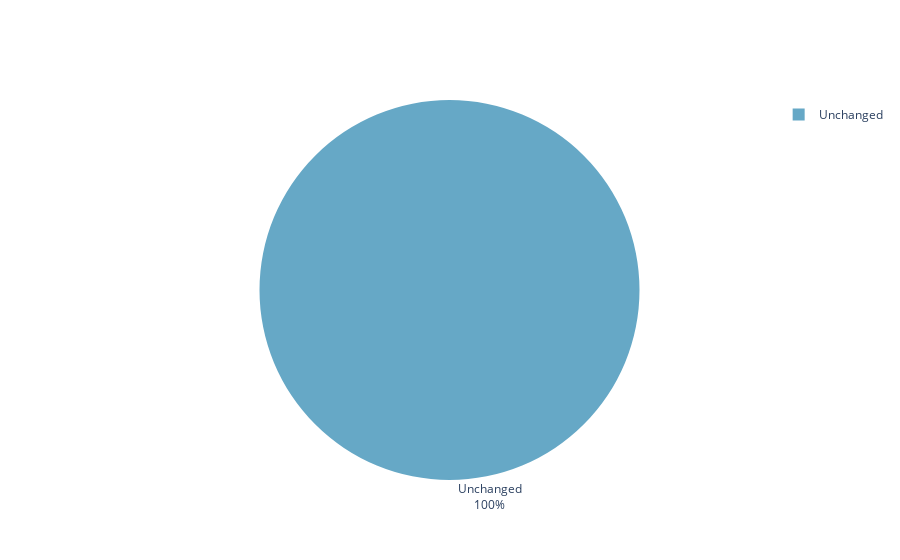
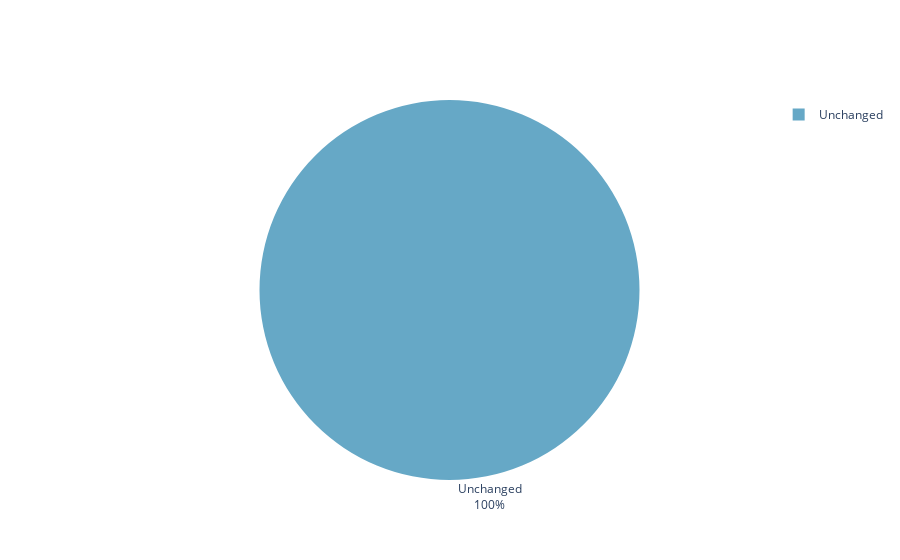

The cell these charts' notebook holds for them, in order:
### Code cell
# | output: asis
# above comment is needed for Quarto to render subtabs correctly

# only trips that exist in the base run will be output
# looping thru name_dict will not find cases where the base value for purpose or category is nan in the outer join
for key, value in name_dict.items():
    df_purp = df.loc[(df.tour_category_base == "non_mandatory") & (df.primary_purpose_base == key)]
    if len(df_purp) == 0:
        continue 
        
    print(f"#### {value}")
    df_purp_cases = df_purp.Case.value_counts()
    print(str(df_purp_cases).replace("\n","<br>"))
    
    fig = vh.create_pie_chart(df_purp_cases.to_frame().sort_index(),["count"])
    
    fig.show()
    display(Markdown(" "))

### Figure 1 — Plotly figure (JSON) as saved in the notebook; plotly's stock layout.template omitted (floating-point values rounded to 4 significant figures)
{"data": [{"automargin": true, "hoverinfo": "value", "labels": ["Unchanged"], "marker": {"colors": ["#66A8C6"]}, "textinfo": "label+percent", "textposition": "outside", "type": "pie", "values": [8]}], "layout": {}}

### Figure 2 — Plotly figure (JSON) as saved in the notebook; plotly's stock layout.template omitted (floating-point values rounded to 4 significant figures)
{"data": [{"automargin": true, "hoverinfo": "value", "labels": ["Unchanged"], "marker": {"colors": ["#66A8C6"]}, "textinfo": "label+percent", "textposition": "outside", "type": "pie", "values": [4]}], "layout": {}}
